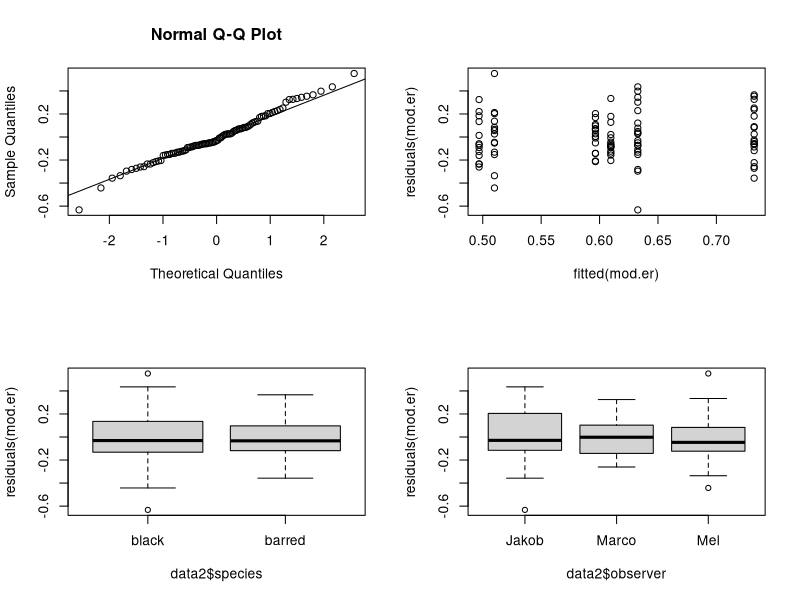
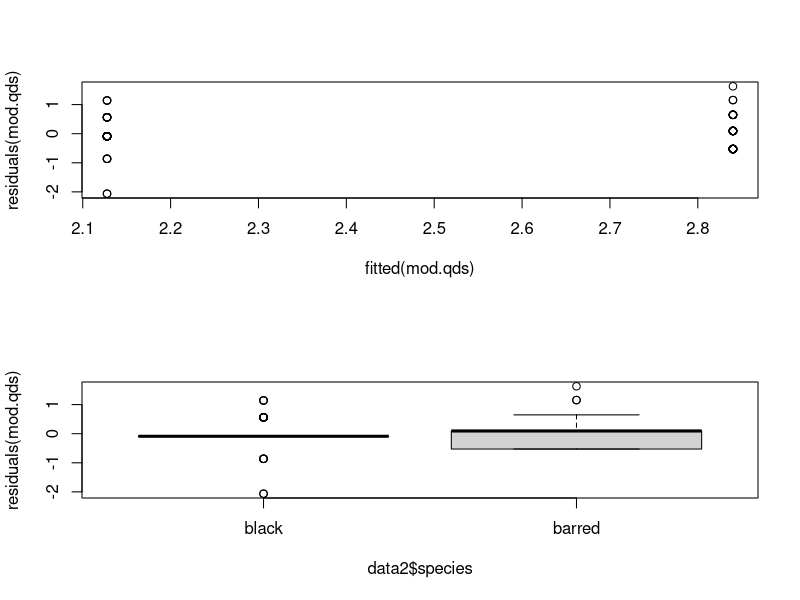
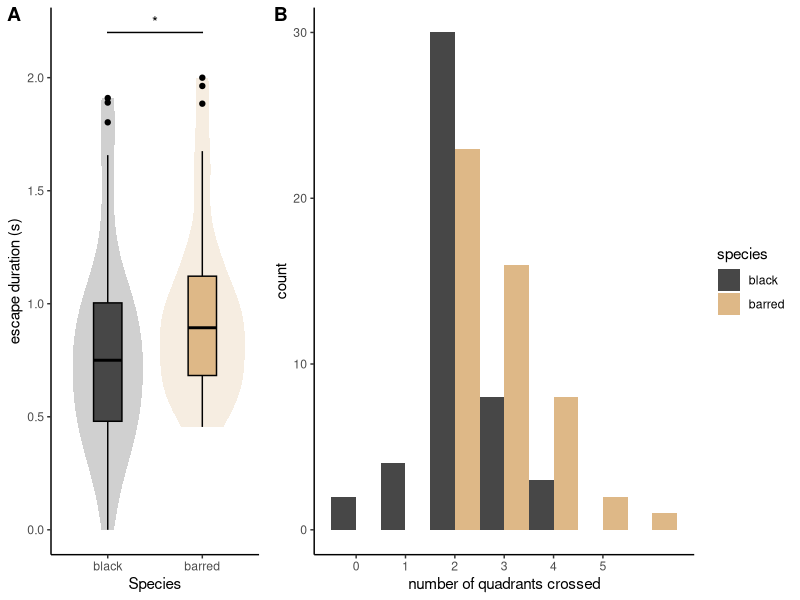
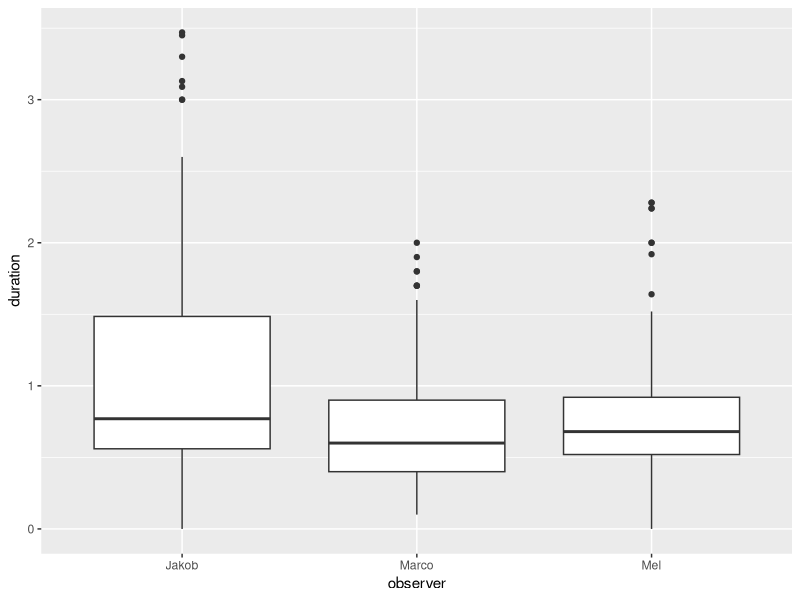
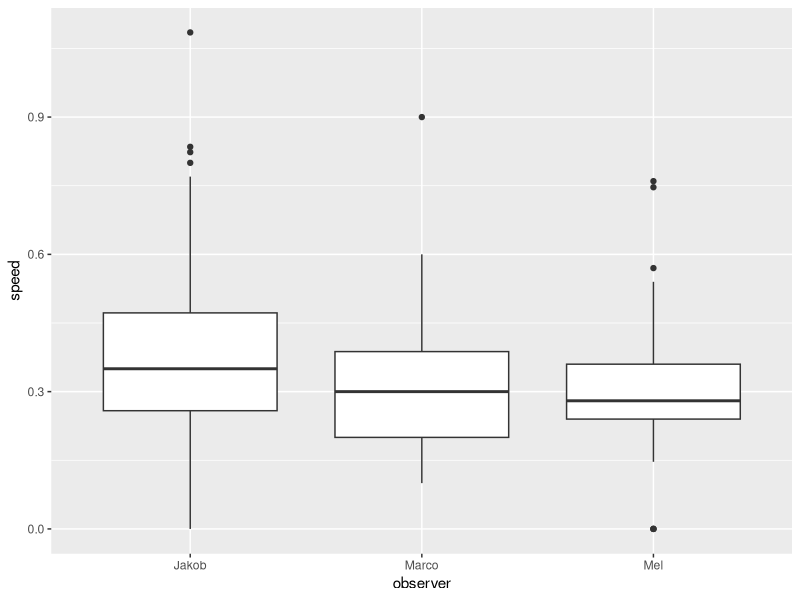
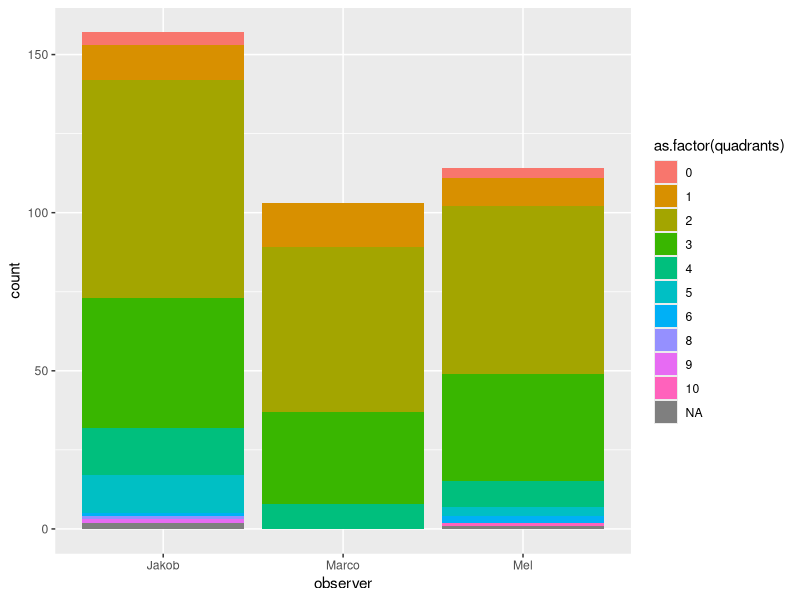
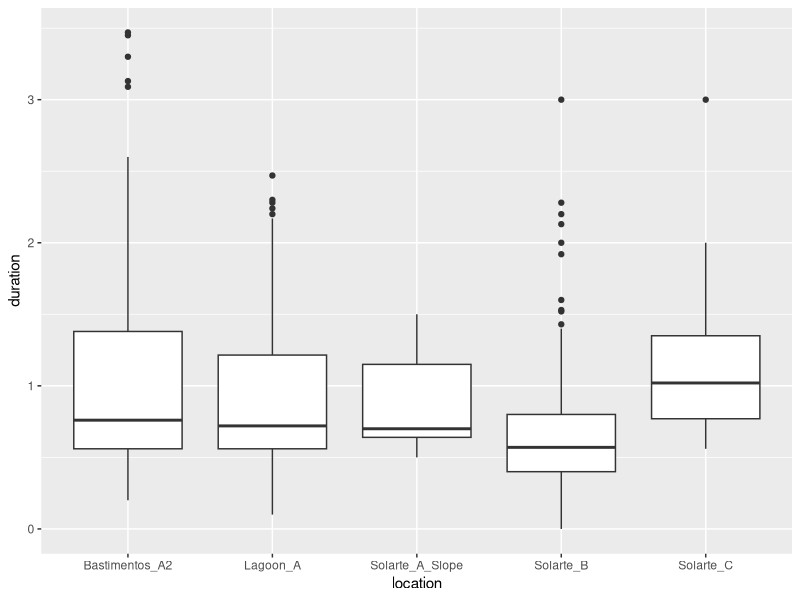
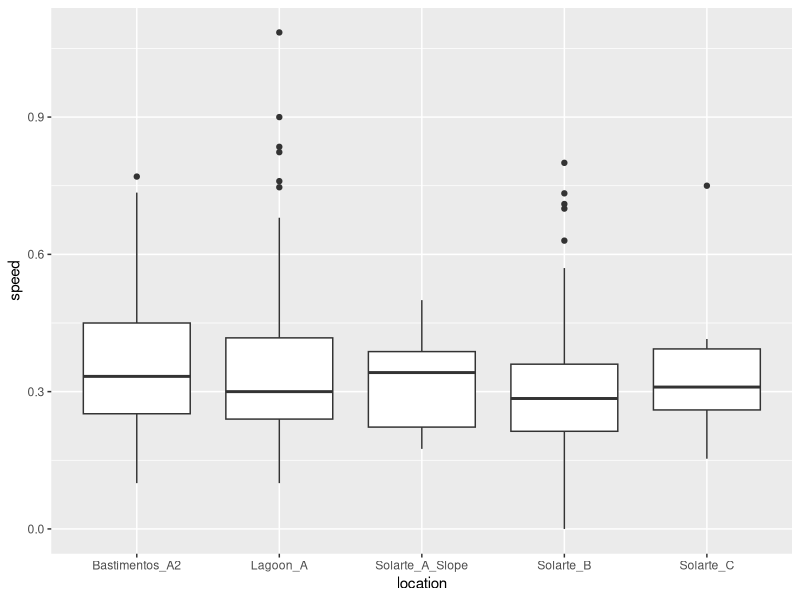

Write R code to recreate these figures, in order.
# Melanie J Heckwolf, 2024
# Analysis of escape responses in Hypoplectrus spp reef fishes.

# Manuscript:
# Differences in colour pattern, behaviour and gene expression in the brain suggest divergent camouflage strategies in sympatric reef fish species
# MJ Heckwolf, J Gismann, M González-Santoro, F Coulmance, J Fuß, WO McMillan, O Puebla




# load packages:
library(ggplot2)
library(tidyverse)
library(lme4)
library(cowplot)
library(ggsignif)
library(car)
library(readxl)

# set to your working directory:
setwd("C:/Users/melan/OneDrive/Dokumente/Results/Hamlets/05a_Behavior/00_manuscript/submission/02_MolEcol/")

# load data:
data <- read.csv2("Supplementary_Table_S1.csv",header=T)

# remove scores where fish reacted to curtain but not hand:
data <- subset(data, reaction != "to_curtain_exclude") # this does not remove complete individuals, but some scores per individuals

# reduce dataframe to varaibles of interest, otherwise na.omit will kick out too much data:
data <- subset(data, select = c(id,escape_video_scored,species,location,duration,quadrants,speed,SDL_cm,escape_response_trial,starting_position,swimming_behaviour))
colnames(data) <- c("id","observer","species","location","duration","quadrants","speed","SDL_cm","escape_response_trial","starting_position","swimming_behaviour")

# summarize to mean response value per individual:
data2 <- data %>% na.omit() %>% group_by(id,observer,species,location) %>% summarize(mean.duration=mean(duration),mean.quadrants=mean(quadrants), mean.speed=mean(speed),SDL_cm=mean(SDL_cm))

# organize factor order:
data2$species <- factor(data2$species, levels=c("black","barred"))











### ------------------ escape response duration ---------------------------------------------------


# Linear mixed model with species as a fixed effect and observer as a random effect
mod.er <- lmer(data = data2, log(mean.duration+1) ~ species + (1 | observer))
Anova(mod.er) # LMM: Chi-squared (1) = 5.73, P = 0.017

# Figure 2A;
X=ggplot(data2,aes(x=species,y=mean.duration,fill=species,col=species))+
  geom_violin(alpha=0.25, width=.9, color = NA)+
  geom_boxplot(width=0.3)+
  #geom_jitter(width=.1)+
  scale_fill_manual(values = c("grey28","burlywood"))+
  scale_color_manual(values = c("black","black"))+
  geom_signif(comparisons = list(c("black","barred")), annotations="*",
              y_position = 2.1, tip_length = 0, vjust=0.1)+
  scale_x_discrete(labels = c("black","barred"),name="Species")+
  ylab(label = "escape duration (s)")+
  theme_classic()+
  theme(legend.position = "none")


# mean response values:
mean(data2$mean.duration[data2$species=="black"])
mean(data2$mean.duration[data2$species=="barred"])


# model validation:
par(mfrow = c(2, 2))
qqnorm(residuals(mod.er))
qqline(residuals(mod.er)) # looks good. Model is robust agains slight deviation from normality
plot(residuals(mod.er)~fitted(mod.er))
boxplot(residuals(mod.er)~data2$species) # homoscedasticity of residuals
boxplot(residuals(mod.er)~data2$observer)


# Result:
# Laboratory experiments on 50 barred and 47 black hamlets showed that the escape response duration was significantly longer in barred (~0.96s) compared to black hamlets (~0.80s) (Figure 2A; LMM: Chi-squared (1) = 5.73, P = 0.017). 



### --------------------------------- quadrants ------------------------------------------


# GLMM: Chi-squared (1) = 4.89, P = 0.027
mod.qds <- glmer(round(mean.quadrants)~species+(1|observer),data=data2,family = poisson, control=glmerControl(check.conv.singular = .makeCC(action = "ignore",  tol = 1e-4)))
Anova(mod.qds)
summary(mod.qds)


#Figure 2B; 
ylim.prim <- c(0, 0.55)   # in this example, density
ylim.sec <- c(0, 30)    # in this example, count

b <- diff(ylim.prim)/diff(ylim.sec)
a <- ylim.prim[1] - b*ylim.sec[1] # there was a bug here

Y=ggplot(data2, aes(x=round(mean.quadrants),fill=species)) +
  geom_histogram(alpha=1, position="dodge", binwidth = 1)+
  scale_y_continuous("count") +
  scale_x_continuous("number of quadrants crossed", breaks = 0:5) +
  scale_fill_manual(values = c("grey28","burlywood"))+
  theme_classic()



# mean response values:
mean(round(data2$mean.quadrants[data2$species=="black"]))
mean(round(data2$mean.quadrants[data2$species=="barred"]))


# model validation:
par(mfrow = c(2, 1))
plot(residuals(mod.qds)~fitted(mod.qds))
boxplot(residuals(mod.qds)~data2$species)



# Result:
# Correspondingly, barred hamlets swam on average across three quadrants during their escape, which is significantly farther than the two quadrants on average in black hamlets (Figure 2B; GLMM: Chi-squared (1) = 4.89, P = 0.027). 




### --------------------------------- plot figure ------------------------------------------

# Plot Figure 2 A and B:
plot_grid(X,Y,nrow = 1,rel_widths = c(.5,1),labels = c("A","B"))








### ---------------------------- test for confounding factors ----------------------------------------------------


#### visually explore other factors that could have introduced a bias:

#------------------------observer effect:

ggplot(data,aes(x=observer,y=duration))+
  geom_boxplot()

ggplot(data,aes(x=observer,y=speed))+
  geom_boxplot()

ggplot(data,aes(fill=as.factor(quadrants),x=observer))+
  geom_bar(position = "stack")

#------------------------location effect:

ggplot(data,aes(x=location,y=duration))+
  geom_boxplot()

ggplot(data,aes(x=location,y=speed))+
  geom_boxplot()

ggplot(data,aes(fill=as.factor(quadrants),x=location))+
  geom_bar(position = "stack")

#-------------------------trial effect:

ggplot(data,aes(x=as.factor(escape_response_trial),y=duration))+
  geom_boxplot()

ggplot(data,aes(x=as.factor(escape_response_trial),y=speed))+
  geom_boxplot()

ggplot(data,aes(fill=as.factor(quadrants),x=as.factor(escape_response_trial)))+
  geom_bar(position = "stack")

#-------------------------starting_pos:

ggplot(data,aes(x=starting_position,y=duration))+
  geom_boxplot()

ggplot(data,aes(x=starting_position,y=speed))+
  geom_boxplot()

ggplot(data,aes(fill=as.factor(quadrants),x=starting_position))+
  geom_bar(position = "stack")


#-------------------------swimming_behaviour:

ggplot(data,aes(x=swimming_behaviour,y=duration))+
  geom_boxplot()

ggplot(data,aes(x=swimming_behaviour,y=speed))+
  geom_boxplot()

ggplot(data,aes(fill=as.factor(quadrants),x=swimming_behaviour))+
  geom_bar(position = "stack")


# factors dont need further consideration.







### ---------------------------- could size differences explain the differences in escape responses? ----------------------------------------------------


#-------------------------- size effect:
ggplot(data2,aes(x=species,y=as.numeric(SDL_cm)))+
  geom_boxplot()

mod.size <- aov(data2$SDL_cm~data2$species)

summary(mod.size)

mean(na.omit(data2$SDL_cm[data2$species=="black"]))
mean(na.omit(data2$SDL_cm[data2$species=="barred"]))


# model follows assumptions for homoscedasticity and normality of residuals:
par(mfrow = c(2, 2))
plot(mod.size)


# See Discussion: However, the black and barred hamlets from Bocas we used within this study did not differ in size and are representative of the size range of these populations (ANOVA; F 1,95 = 0.118; P=0.732; mean SDL (cm): blacks: 7.34, barred: 7.30). 



